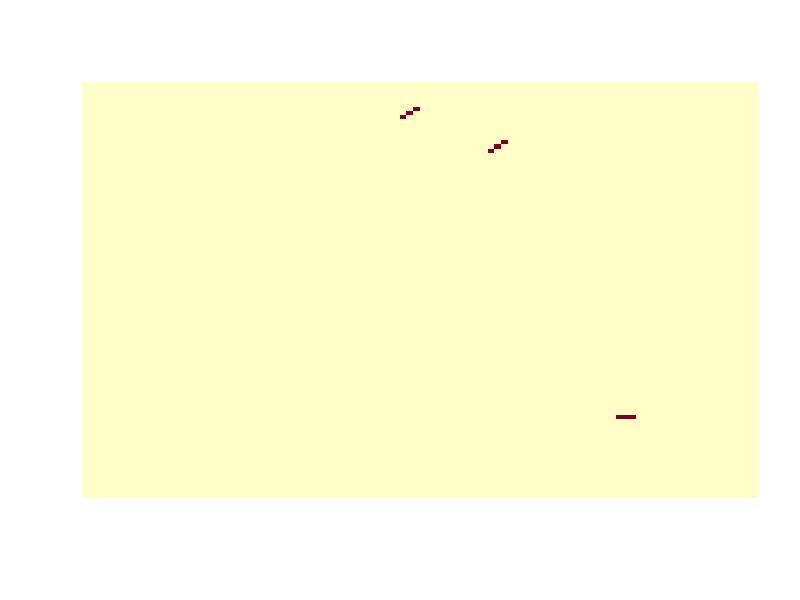

R code for this plot:
## ---- chunk 1
knitr::opts_chunk$set(echo = TRUE)
## ---- chunk 2
get.preferences<-function(dim=100,
                          obj=c("glider","lines","points","squares","cruxx"),
                          no=3){
# Dim - Grid dimension
# obj - object choice for initialization
# no - number of objects at the start

# Pessoal, aqui falta o código que confere se as entradas do usuário fazem sentido.   
  
return(list(dim,obj,no))
}
## ---- chunk 3
get.preferences<-function(
  dim = 500, # Grid dimension
  obj = "glider", # Object choice for initialization
  no = 3 # Number of objects at the start
    ){ 

obj.names <- c("glider","line","point","square","cruxx")

  if(dim < 10 || dim > 500){
    print("A dimensão da matriz deve estar entre 10 e 500"); .Internal(.invokeRestart(list(NULL, NULL), NULL))
  }

if( no %% 1 != 0 ){
    print("O número de objetos deve ser inteiro"); .Internal(.invokeRestart(list(NULL, NULL), NULL))
  }

if( length(obj) == 1) obj <- rep(obj, no)

if( length(obj) != no ){
    print("A lista de objetos deve ter tamanho compatível com o número de objetos"); .Internal(.invokeRestart(list(NULL, NULL), NULL))
  }

for(i in 1:length(obj)){
  if( sum(obj[i] == obj.names) == 0){
    print("Os objetos devem ser dos tipos: glider, line, point, square, or cruxx"); .Internal(.invokeRestart(list(NULL, NULL), NULL))
  }
} # end for


 return(list("dim" = round(dim),"obj" = obj,"number_objects" = no))
}
## ---- chunk 4
get.preferences(dim=25.7, obj = "glider", no = 2)
## ---- chunk 5
create.matrix<-function(initial=NULL){
  
  size<-initial[[1]]
  value<-rep( 0, size^2 )
  M<-matrix(value, nc = size)

  return( list("Matrix" = M, "dim" = size) )
}
## ---- chunk 6
create_line <- function(space = space, pos = pos, centr = centr){

AUX <- space$M
i <- centr[1]
j <- centr[2]
  
  if(pos == "diag 1") AUX[i + 1, j + 1] <- AUX[i, j] <- AUX[i - 1, j - 1] <- 1

  if(pos == "diag 2") AUX[i - 1, j - 1] <- AUX[i, j] <- AUX[i + 1, j + 1] <- 1
  
  if(pos == "horiz") AUX[i, j - 1] <- AUX[i, j] <- AUX[i, j + 1] <- 1

  if(pos == "vert") AUX[i - 1, j] <- AUX[i, j] <- AUX[i + 1, j] <- 1

return(AUX)
}
## ---- chunk 7
initial_state <- function( ops ){
pos.names <- c("diag 1", "diag 2", "horiz", "vert")    
space <-  create.matrix( ops )

for(i in 1: ops$number_objects ){
pos <- sample(pos.names, 1)
centr <- sample(2:(ops$dim-2), 2, replace = T)
if(ops$obj[i] == "line" ) space$Matrix <- create_line(space, pos, centr )
}

return( space )
}
## ---- chunk 8
print_space <-  function( space = space ){

  mat <- space$Matrix
  image(1:nrow(mat), 1:ncol(mat), mat, c(0,0,0):c(1,1,1), xlab = "", ylab = "", axes = F)  
} 
## ---- chunk 9
# Comando inserido pelo usuário
options <-get.preferences(dim = 100, obj="line")
# Inicializar
options$dim
sp <- initial_state( options )
print_space( sp )
